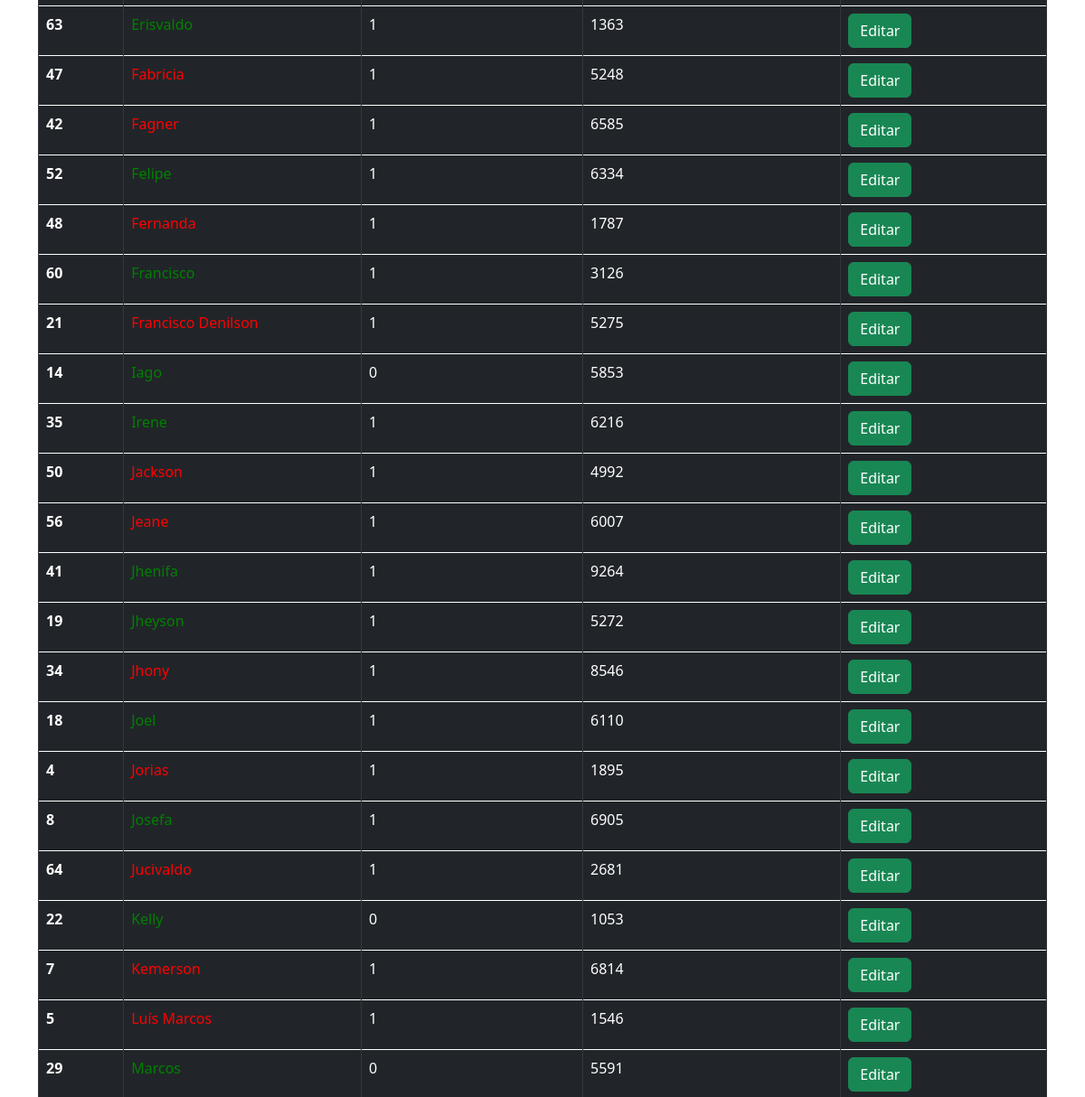
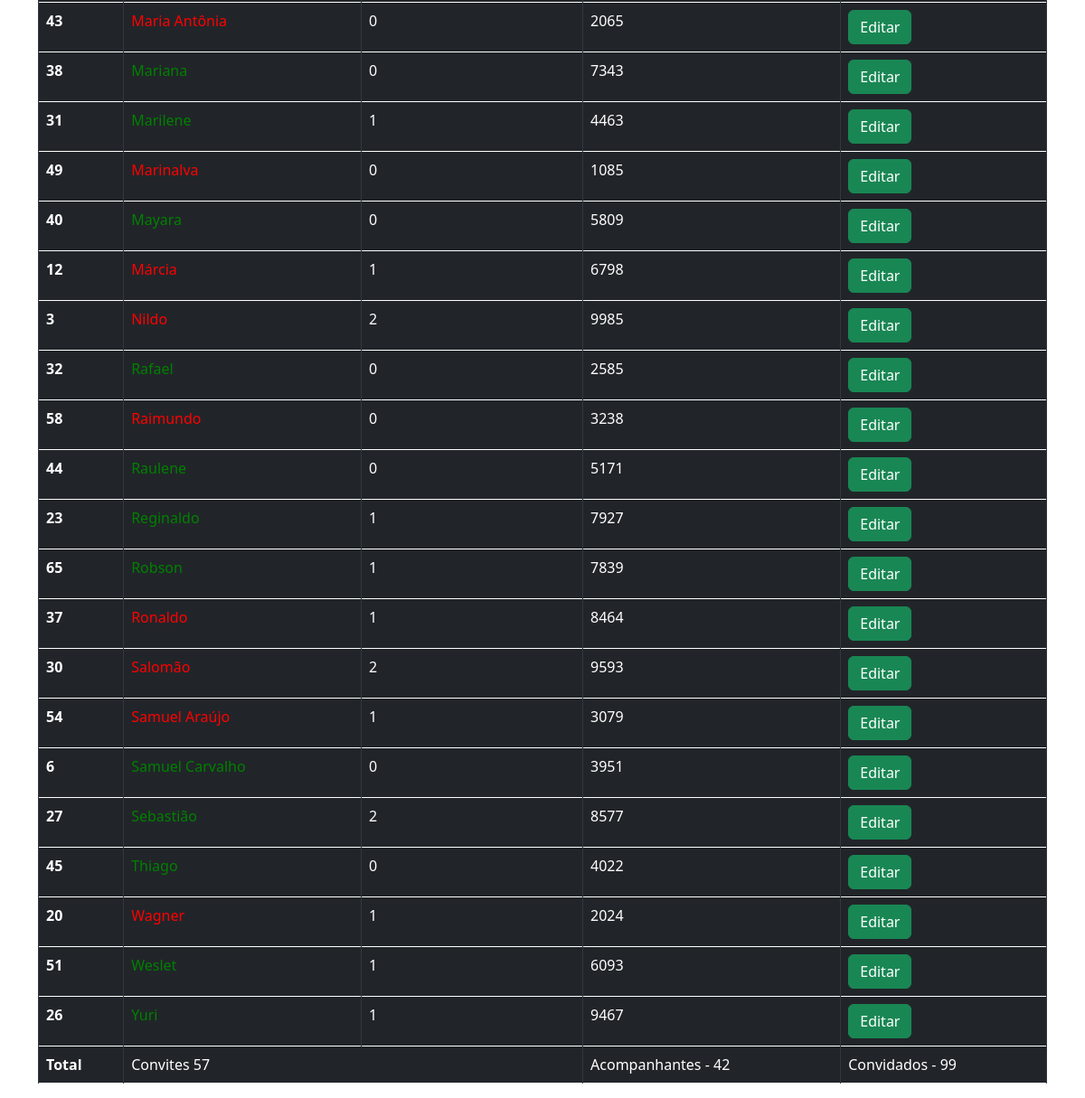
The page /lista_de_convidados (signed in, lower part) on the database as committed earlier (2 pictures, top to bottom).
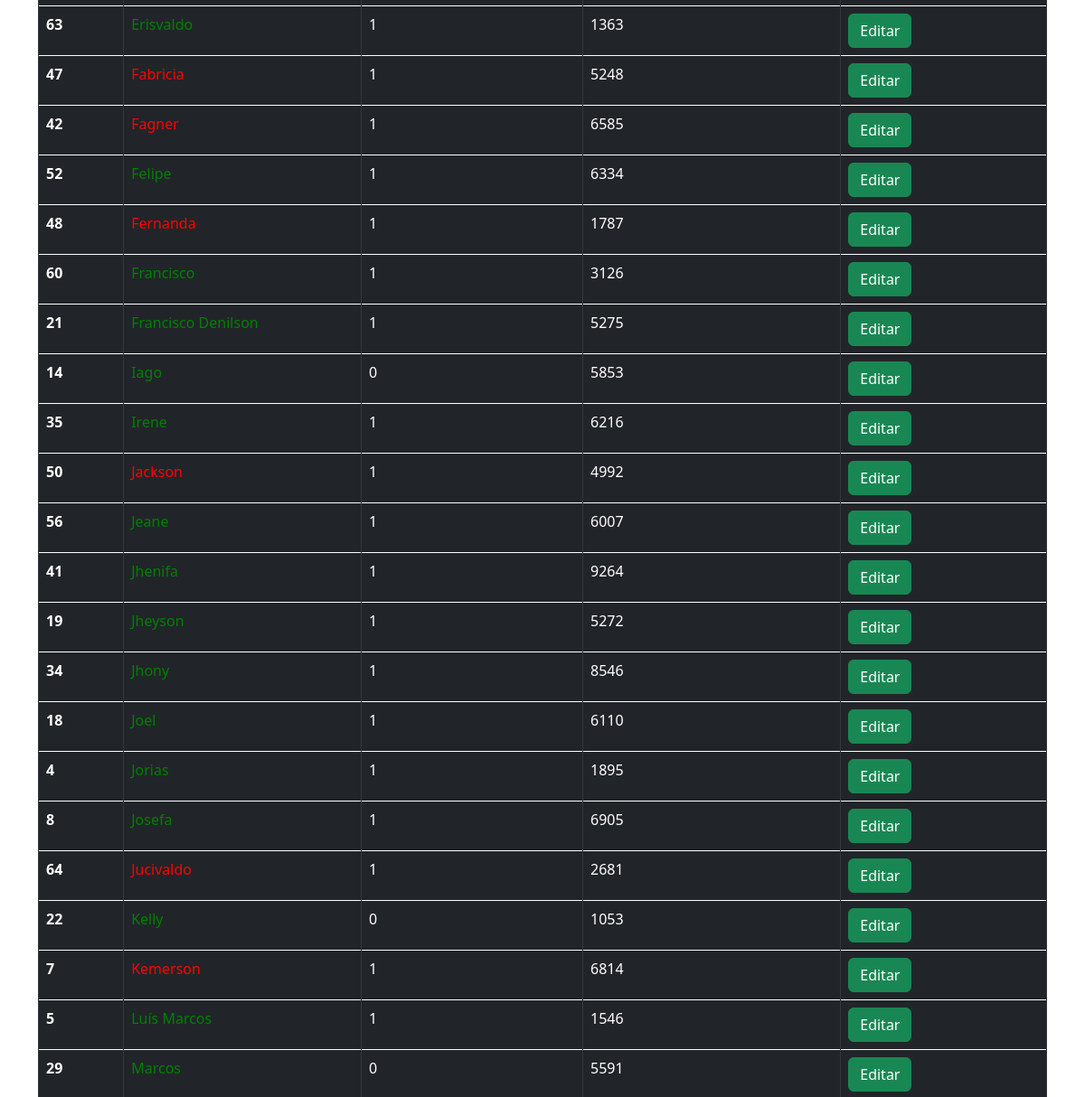
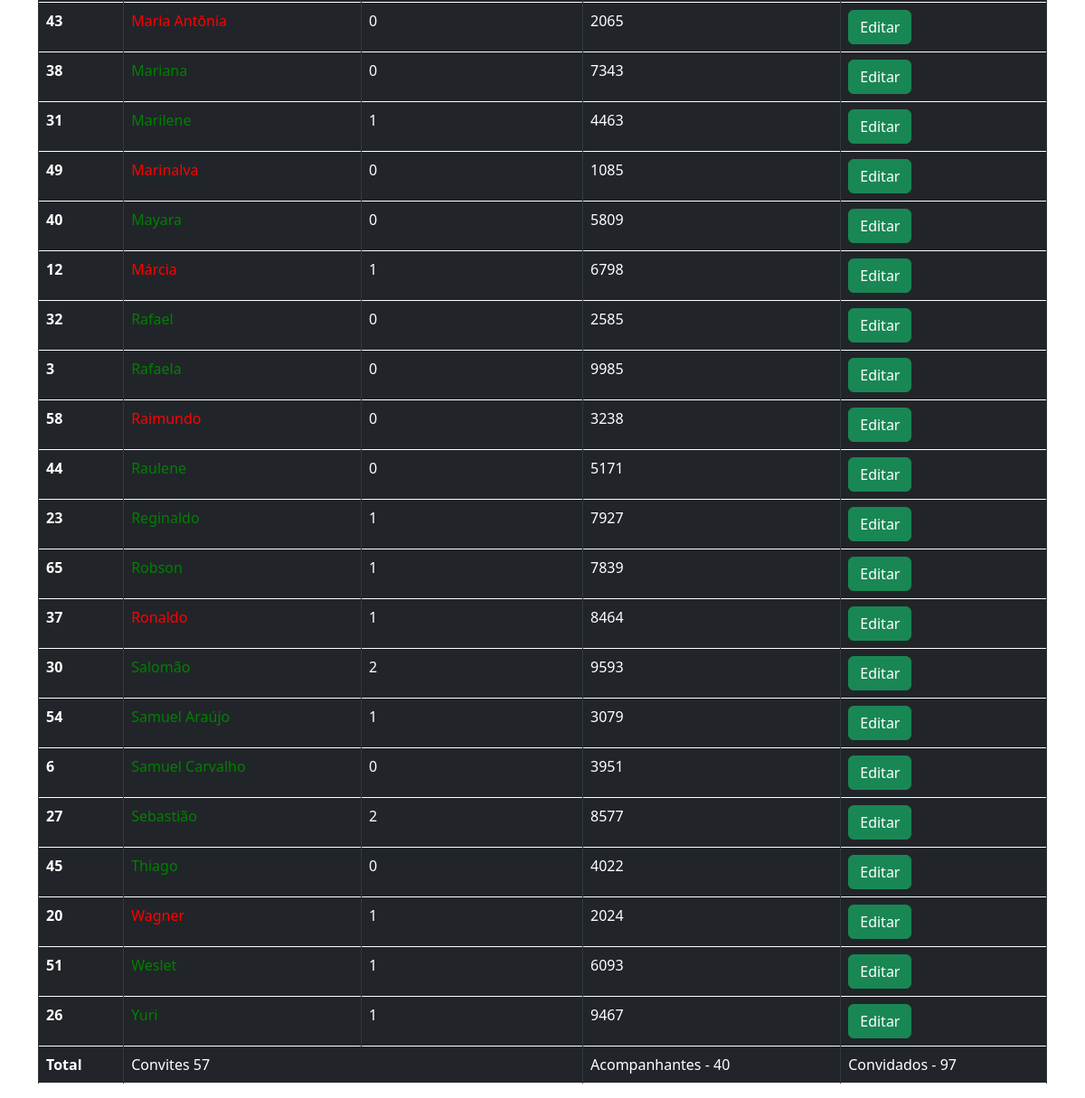
The same page on the database as committed later (2 pictures, top to bottom).
### app/models.py (models this page shows)
class Convidado(models.Model):
    id = models.AutoField(primary_key=True)
    nome = models.TextField(max_length=255)
    acompanhantes = models.IntegerField()
    codigo = models.IntegerField()
    confirmaçao = models.TextField(max_length=25, default='aberto')
    class Meta:
        ordering = ['nome']

### app/views.py (the view)
# urls.py: path('lista_de_convidados',views.Lista_de_convidados,name="lista_de_convidados"),
@login_required(login_url='login')
def Lista_de_convidados(request):
    convidado = Convidado.objects.all()
    quantidade = len(convidado)
    ac = 0
    for x in convidado:
        ac += x.acompanhantes
    total = quantidade + ac
    return render(request, 'lista_de_convidados.html',{'convidado':convidado,'quantidade':quantidade ,"ac":ac , 'total':total})

### app/templates/lista_de_convidados.html (shortened to what this page needs)
{% extends 'home.html' %}
{% block content %}
<div class="container">
    <table class="table table-bordered table-dark">
        <tbody>
        {% for x in convidado %}
        {% if x.confirmaçao == 'aberto' %}
          <tr>
            <th scope="row">{{x.id}}</th>
            <td style="color:red;">{{x.nome}}</td>
            <td>{{x.acompanhantes}}</td>
            <td>{{x.codigo}}</td>
            <td><a href="editar/{{x.id}}" class="btn btn-success">Editar</a></td>
          </tr>
          {%else%}
          <tr>
            <th scope="row">{{x.id}}</th>
            <td style="color:green;">{{x.nome}}</td>
            <td>{{x.acompanhantes}}</td>
            <td>{{x.codigo}}</td>
            <td><a href="editar/{{x.id}}" class="btn btn-success">Editar</a></td>
          </tr>
          {% endif %}
          {% endfor %}
          <tr>
            <th scope="row">Total</th>
            <td colspan="2">Convites {{quantidade}}</td>
            <td>Acompanhantes - {{ac}}</td>
            <td>Convidados - {{total}}</td>
          </tr>
        </tbody>
      </table>
</div>
{% endblock %}

### app/templates/home.html (shortened to what this page needs)
{% load static %}
<!DOCTYPE html>
<html lang="pt-br">
<head>
    <link rel="stylesheet" href="../static/img/">
    <link rel="stylesheet" href="{% static 'css/styler.css' %}">
    <link rel="stylesheet" href="https://cdn.jsdelivr.net/npm/bootstrap@4.0.0/dist/css/bootstrap.min.css">
    <link href="https://cdn.jsdelivr.net/npm/bootstrap@5.3.3/dist/css/bootstrap.min.css" rel="stylesheet">
</head>
<body>
      {% block content %}{% endblock%}
</body>
</html>

Rows that differ between the two databases and show on the page:
changed Convidado "Francisco Denilson": confirmaçao "aberto" → "fechado" (drawn)
changed Convidado "Jeane": confirmaçao "aberto" → "fechado" (drawn)
changed Convidado "Jhony": confirmaçao "aberto" → "fechado" (drawn)
changed Convidado "Jorias": confirmaçao "aberto" → "fechado" (drawn)
changed Convidado "Luís Marcos": confirmaçao "aberto" → "fechado" (drawn)
shown differently, row unchanged: Convidado "Rafael": moves up the list
changed Convidado id 3: confirmaçao "aberto" → "fechado" (drawn); nome "Nildo" → "Rafaela"; acompanhantes "2" → "0"
changed Convidado "Salomão": confirmaçao "aberto" → "fechado" (drawn)
changed Convidado "Samuel Araújo": confirmaçao "aberto" → "fechado" (drawn)
Other text that changed with them:
{{ ac }}: "42" → "40"
{{ total }}: "99" → "97"
